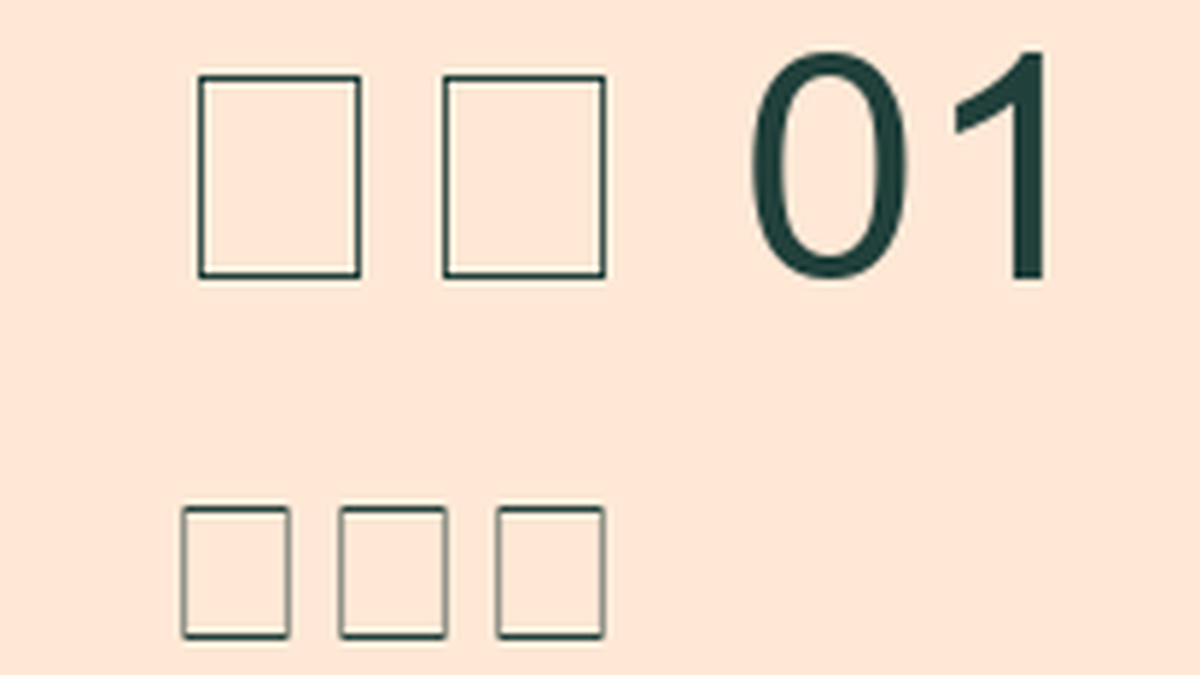
#> input picture assets/1.png, 1200 x 675 px; its folder holds only this picture in this run
$ python decorate_thumbs.py
#> lines starting #> are read from the running program, lines starting #| are printed output that depends on the picture
from PIL import Image, ImageDraw, ImageFilter
import os

ASSETS_DIR = os.path.join(os.path.dirname(__file__), '..', 'assets')
TARGET_W, TARGET_H = 1200, 675
PANEL_PADDING = 36
INNER_PADDING = 12
PANEL_RADIUS = 24
SHADOW_BLUR = 24
SHADOW_OFFSET = (0,12)


def rounded_rect(draw, box, radius, fill):
    left, top, right, bottom = box
    draw.rounded_rectangle(box, radius=radius, fill=fill)


def process(path):
#> called with path = 'scripts/../assets/1.png'
    img = Image.open(path).convert('RGBA')
#> img is the input picture: PIL image 1200x675 RGBA; mean R, G, B, A 244.3, 224.4, 207, 255
    w, h = img.size
#> w = 1200; h = 675
    base = Image.new('RGBA', (w, h), (0,0,0,0))
#> base: PIL image 1200x675 RGBA; every value is 0

    panel_box = (PANEL_PADDING, PANEL_PADDING, w - PANEL_PADDING, h - PANEL_PADDING)
#> panel_box = (36, 36, 1164, 639)

    # shadow layer
    shadow = Image.new('RGBA', (w, h), (0,0,0,0))
    sd = ImageDraw.Draw(shadow)
    sd.rounded_rectangle(panel_box, radius=PANEL_RADIUS, fill=(0,0,0,180))
    shadow = shadow.filter(ImageFilter.GaussianBlur(radius=SHADOW_BLUR))
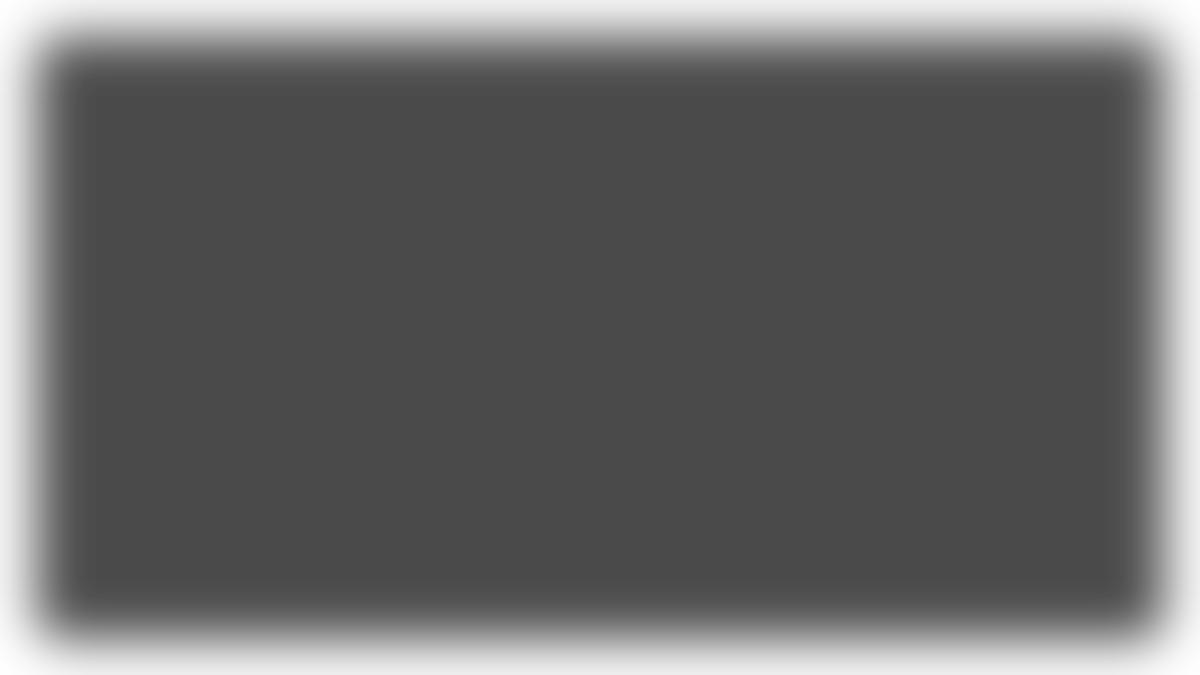
#> shadow: PIL image 1200x675 RGBA; mean R, G, B, A 0, 0, 0, 151.1; transparent parts drawn white
    # paste shadow slightly offset
    base.alpha_composite(shadow, dest=SHADOW_OFFSET)
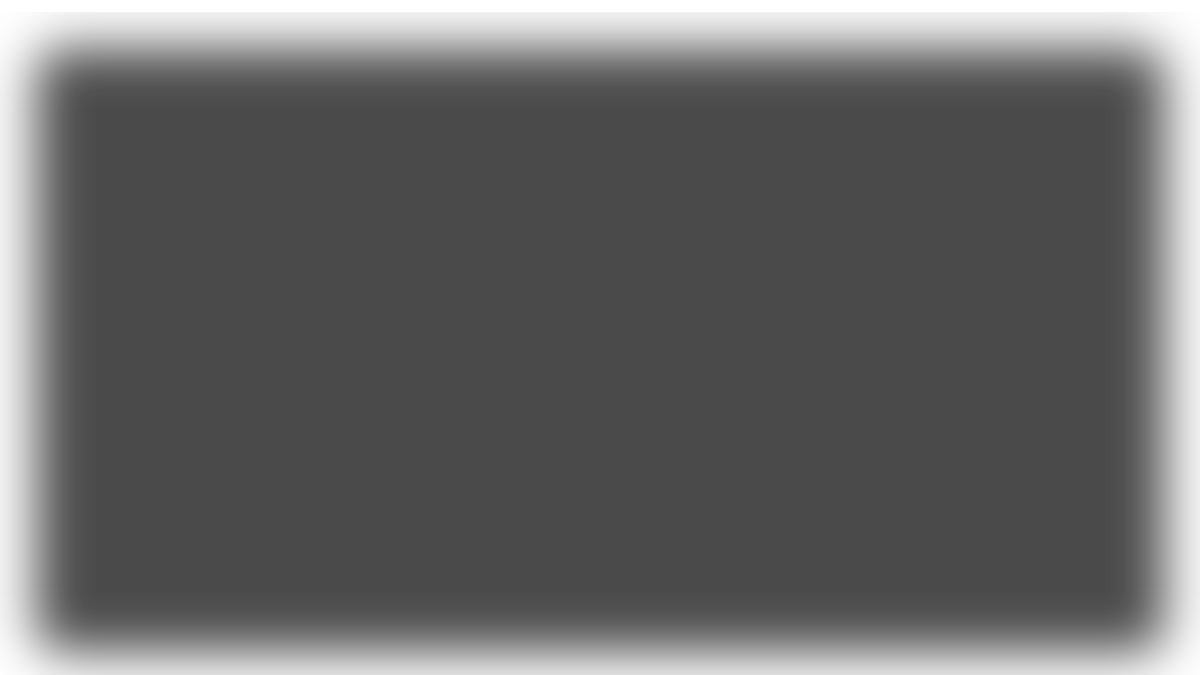
#> base: PIL image 1200x675 RGBA; mean R, G, B, A 0, 0, 0, 150.7; transparent parts drawn white

    # white panel
    panel = Image.new('RGBA', (w, h), (0,0,0,0))
    pd = ImageDraw.Draw(panel)
    pd.rounded_rectangle(panel_box, radius=PANEL_RADIUS, fill=(255,255,255,255))
    base = Image.alpha_composite(base, panel)
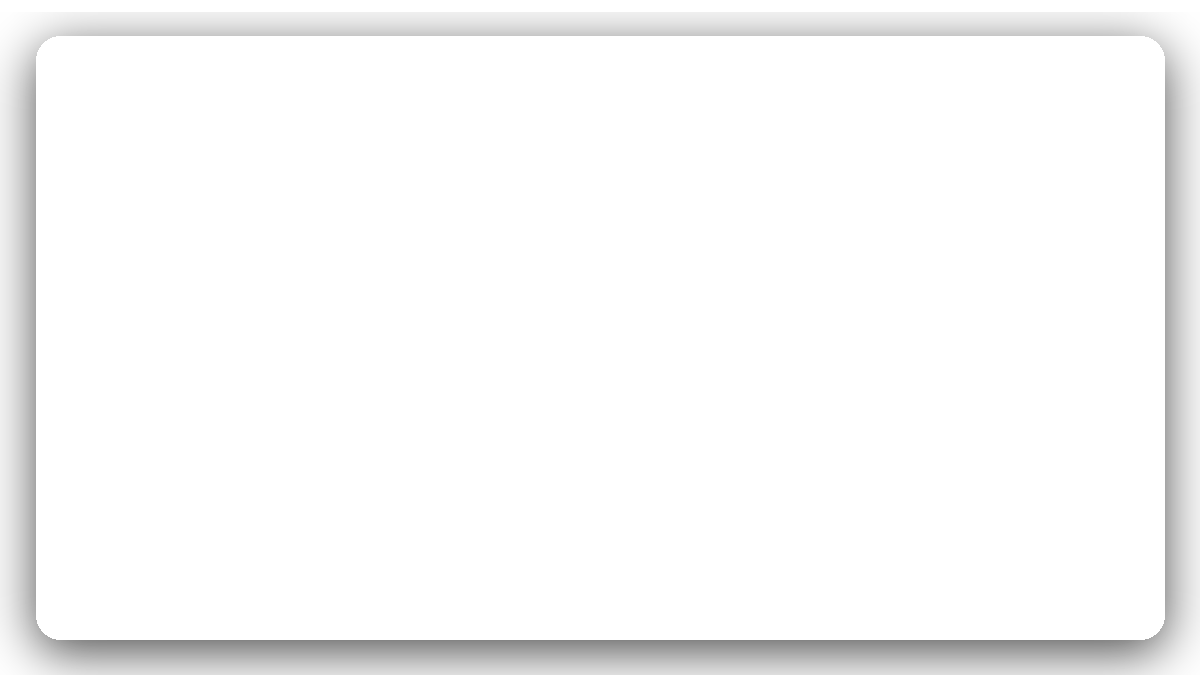
#> base: PIL image 1200x675 RGBA; mean R, G, B, A 214.5, 214.5, 214.5, 221.7; transparent parts drawn white

    # compute inner area for the thumbnail image
    inner_box = (panel_box[0] + INNER_PADDING, panel_box[1] + INNER_PADDING, panel_box[2] - INNER_PADDING, panel_box[3] - INNER_PADDING)
#> inner_box = (48, 48, 1152, 627)
    inner_w = inner_box[2] - inner_box[0]
#> inner_w = 1104
    inner_h = inner_box[3] - inner_box[1]
#> inner_h = 579

    # resize original to fit inner area
    img_ratio = img.width / img.height
#> img_ratio = 1.78
    inner_ratio = inner_w / inner_h
#> inner_ratio = 1.91
    if img_ratio > inner_ratio:
        # fit width
        new_w = inner_w
        new_h = int(new_w / img_ratio)
    else:
        new_h = inner_h
#> new_h = 579
        new_w = int(new_h * img_ratio)
    resized = img.resize((new_w, new_h), Image.LANCZOS)

    # create rounded mask for thumbnail
    mask = Image.new('L', (new_w, new_h), 0)
#> mask: PIL image 1029x579 L; every value is 0
    md = ImageDraw.Draw(mask)
    md.rounded_rectangle((0,0,new_w,new_h), radius=max(12, int(PANEL_RADIUS*0.6)), fill=255)

    paste_x = inner_box[0] + (inner_w - new_w)//2
    paste_y = inner_box[1] + (inner_h - new_h)//2

    # paste resized thumbnail into the white panel using rounded mask
    base.paste(resized, (paste_x, paste_y), mask)
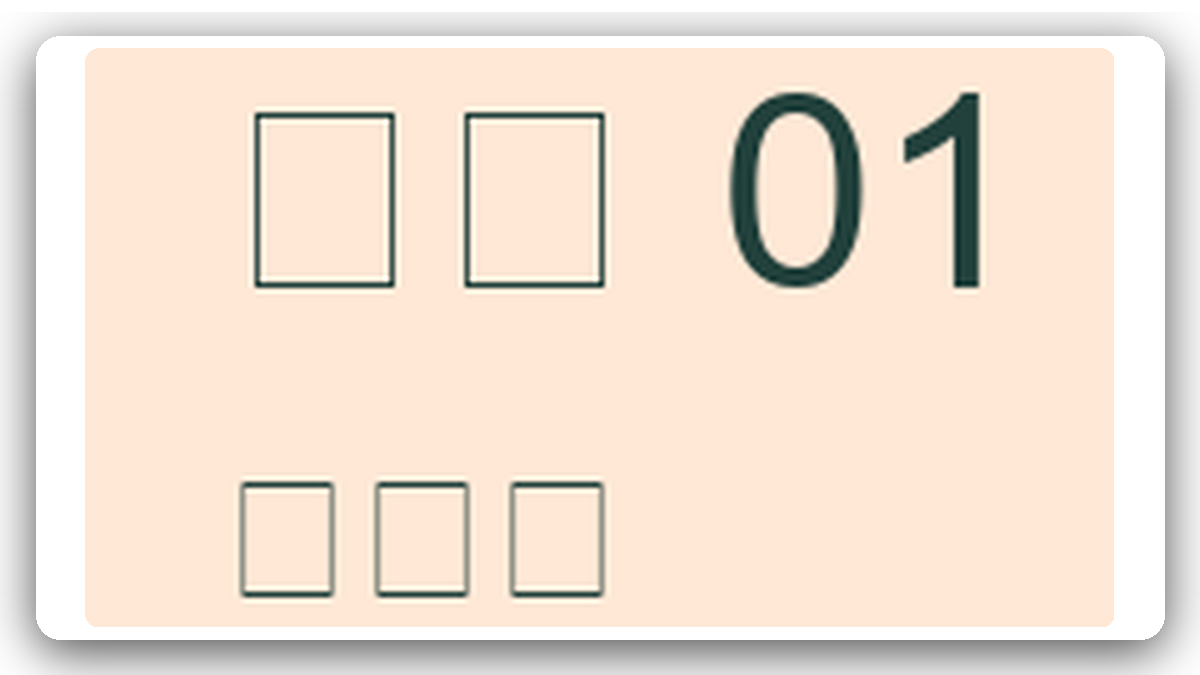
#> base: PIL image 1200x675 RGBA; mean R, G, B, A 206.6, 192, 179.2, 221.7; transparent parts drawn white
    final = base

    # convert to RGB and save
    out = final.convert('RGB')
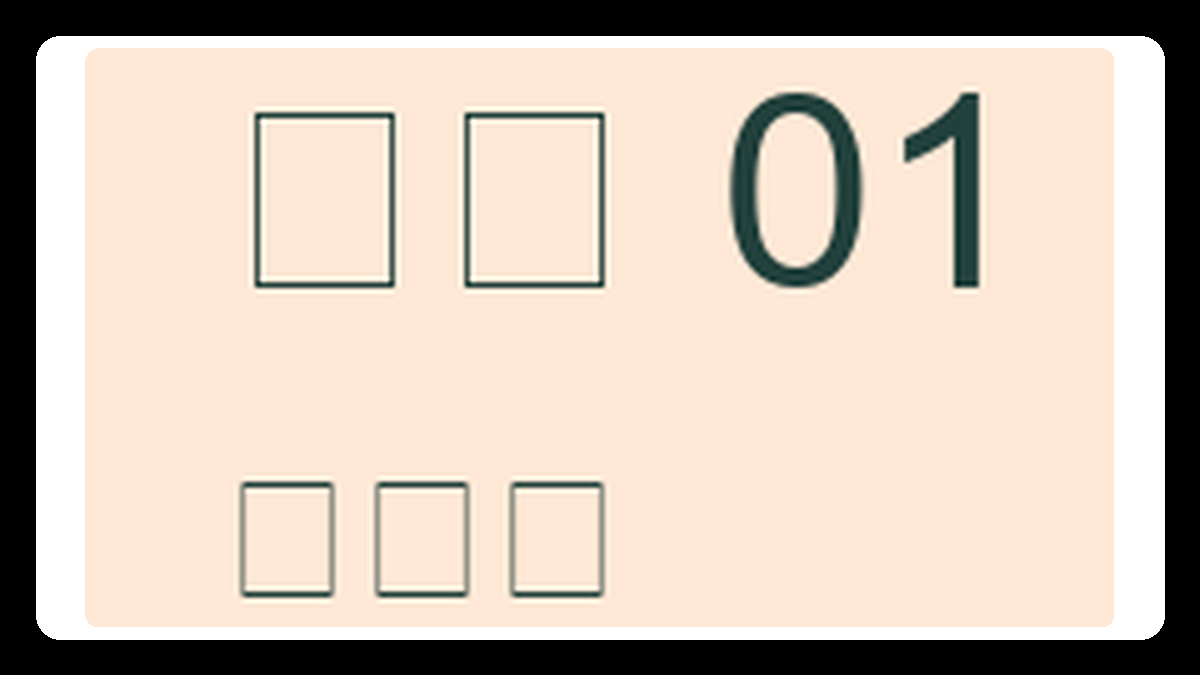
#> out: PIL image 1200x675 RGB; mean R, G, B 206.6, 192, 179.2
    out.save(path, quality=90, optimize=True)
    print('wrote', path)


if __name__ == '__main__':
    files = [f for f in os.listdir(ASSETS_DIR) if f.endswith('.png') and f[0] in '123456']
    files.sort()
    for f in files:
        process(os.path.join(ASSETS_DIR, f))

$ run again, on assets/3.png
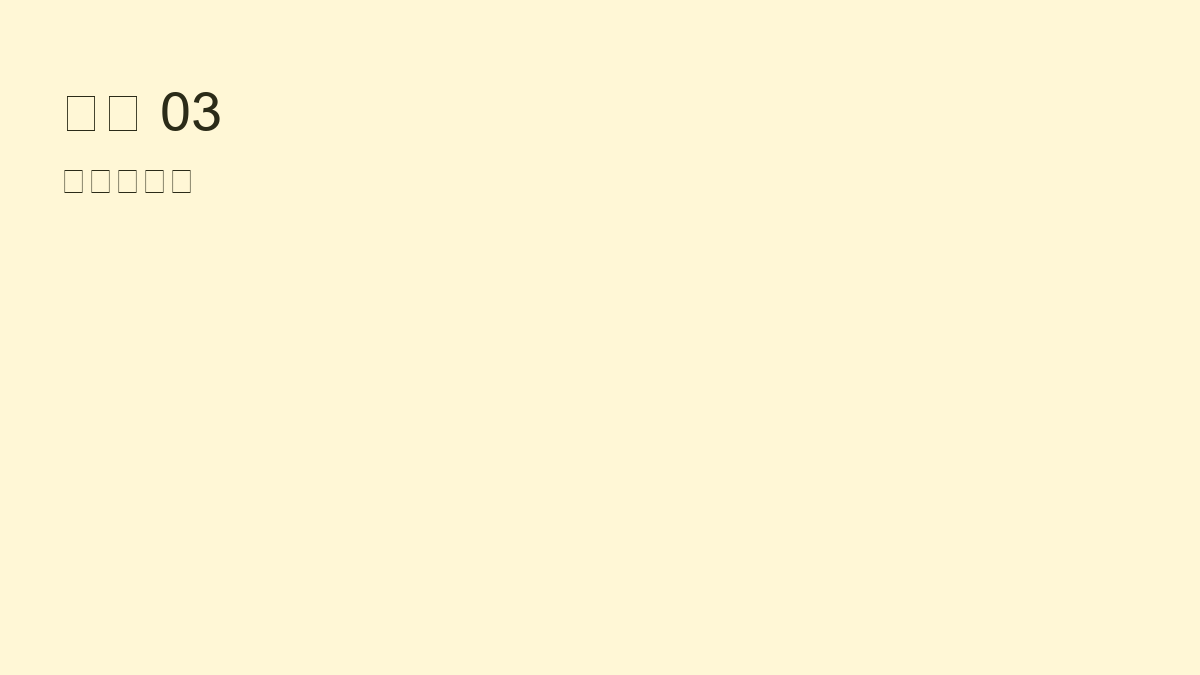
#> input picture assets/3.png, 1200 x 675 px
#> in process, img is the input picture: PIL image 1200x675 RGBA; mean R, G, B, A 254.6, 246.7, 213.7, 255
#> mask: PIL image 1029x579 L; every value is 0
#> in process, `base.paste(resized, (paste_x, paste_y), mask)`:
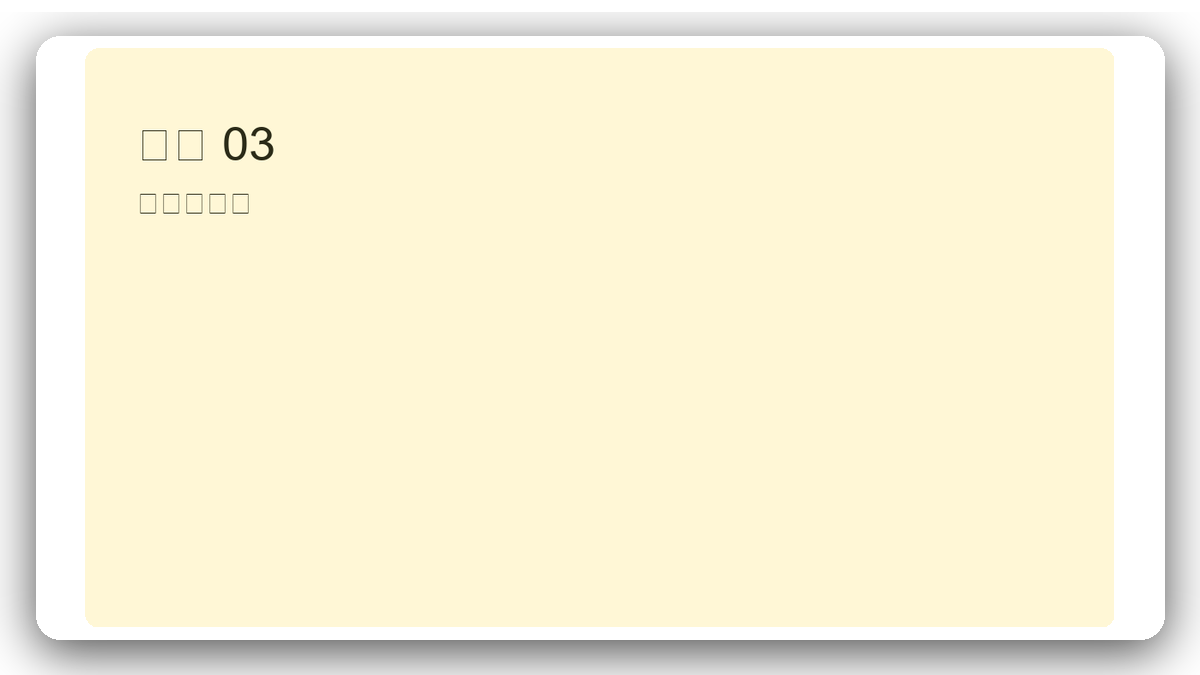
#> base: PIL image 1200x675 RGBA; mean R, G, B, A 214.2, 208.4, 184.1, 221.7; transparent parts drawn white
#> in process, `out = final.convert('RGB')`:
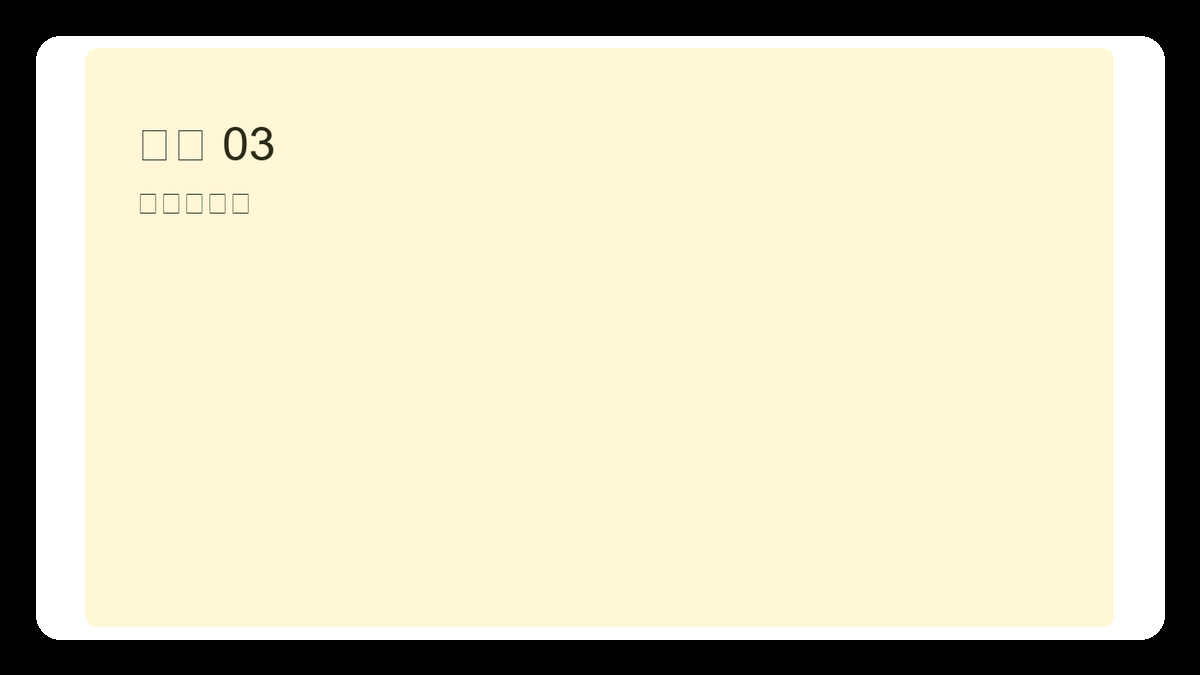
#> out: PIL image 1200x675 RGB; mean R, G, B 214.2, 208.4, 184.1
